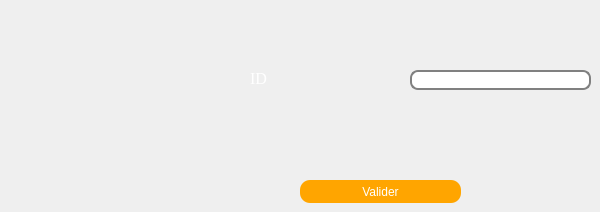
     <widget class="QWidget" name="tab_23">
      <attribute name="title">
       <string>Supprimer</string>
      </attribute>
      <widget class="QLabel" name="label_57">
       <property name="geometry">
        <rect>
         <x>250</x>
         <y>70</y>
         <width>61</width>
         <height>16</height>
        </rect>
       </property>
       <property name="font">
        <font>
         <family>Times New Roman</family>
         <pointsize>12</pointsize>
        </font>
       </property>
       <property name="styleSheet">
        <string notr="true">*{
color:rgb(255, 255, 255);

}
</string>
       </property>
       <property name="text">
        <string>ID</string>
       </property>
      </widget>
      <widget class="QLineEdit" name="lineEdit_id_supp_teurs">
       <property name="geometry">
        <rect>
         <x>410</x>
         <y>70</y>
         <width>181</width>
         <height>20</height>
        </rect>
       </property>
       <property name="styleSheet">
        <string notr="true">QLineEdit {
padding: 1px;
border-style: solid;
border: 2px solid gray;
border-radius: 8px;
}</string>
       </property>
      </widget>
      <widget class="QPushButton" name="pushButton_supp_teur">
       <property name="geometry">
        <rect>
         <x>300</x>
         <y>180</y>
         <width>161</width>
         <height>23</height>
        </rect>
       </property>
       <property name="styleSheet">
        <string notr="true">*{
color:rgb(255, 255, 255);

}
QPushButton {
border-radius: 10px;
background-color: orange;
}
QPushButton:hover{
background-color: rgb(255,165,0,0.5);
}</string>
       </property>
       <property name="text">
        <string>Valider</string>
       </property>
      </widget>
     </widget>
